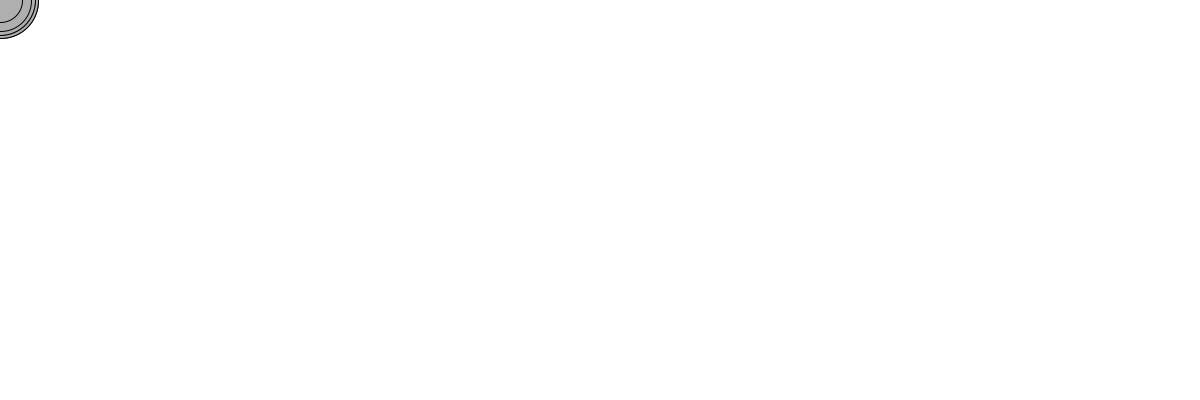
Frame 1 (no input)
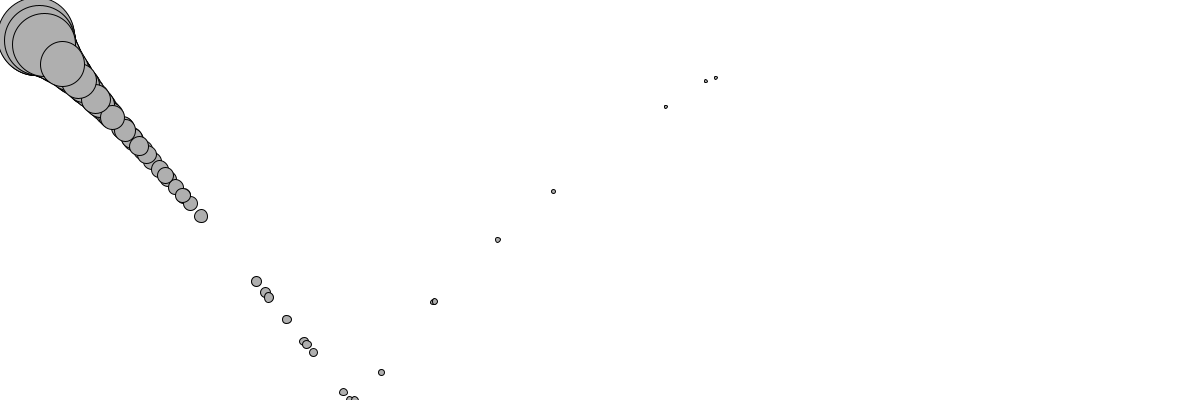
Frame 60 (the mouse pressed at the canvas centre just before this capture)
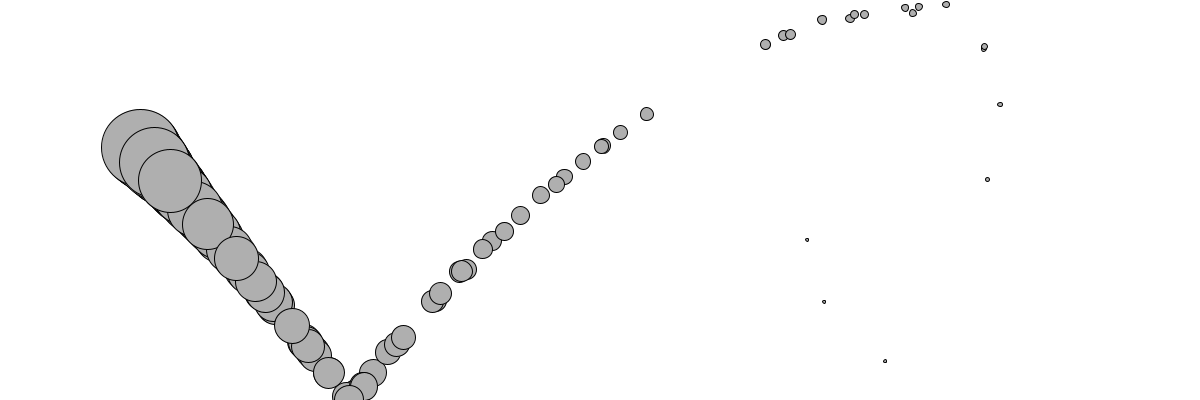
Frame 120 (the mouse held since frame 60 and released just before this capture)

The Processing sketch that drew these frames (run headless with seeded random() and noise(); from frame 60 on, the mouse is pressed at the canvas centre):

// Processing sketch: exercise_2_3_processing
// ── exercise_2_3_processing.pde
PVector gravity, wind;
ArrayList<Mover> movers = new ArrayList<Mover>();

void setup()
{
  size(1200, 400);

  for (int i = 0; i < 100; i++)
  {
    float mass = random(0.1, 5.0);
    PVector location = new PVector(0, 0);
    movers.add(new Mover(mass, location));
  }

  gravity = new PVector(0, 0.1);
  wind = new PVector(0.1, 0);
}

void draw()
{
  background(255);

  for (int i = 0; i < movers.size(); i++)
  {
    Mover mover = movers.get(i);
    PVector rightWind = new PVector(mover.location.x * -0.0002, 0);
    
    mover.applyForce(gravity);
    mover.applyForce(wind);
    mover.applyForce(rightWind);
    mover.checkEdges();
    mover.draw();
    mover.update();
  }
}
// ── Mover.pde
class Mover
{
  PVector location, velocity, acceleration;
  float mass;
  
  Mover(float m, PVector _location)
  {
    mass = m;
    location = _location;
    velocity = new PVector(0, 0);
    acceleration = new PVector(0, 0);
  }
  
  void draw()
  {
    stroke(0);
    fill(175);
    ellipse(location.x, location.y, mass * 16, mass * 16);
  }
  
  void applyForce(PVector force)
  {
    PVector f = PVector.div(force, mass);
    acceleration.add(f);
  }
  
  void update()
  {
    velocity.add(acceleration);
    location.add(velocity);
    acceleration.mult(0);
  }
  
  void checkEdges()
  {
    if(location.x < 0)
    {
      location.x = 0;
      velocity.x *= -1;
    }
    else if(location.x > width)
    {
      location.x = width;
      velocity.x *= -1;
    }
    if(location.y > height)
    {
      location.y = height;
      velocity.y *= -1;
    }
  }
}
